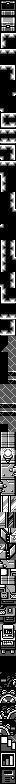

This is a level from a 2D game, rendered from its Tiled map with the project's own tilesets. A one-line summary and the complete map file follow:
An orthogonal 2x98 tile map with 8x8 px tiles, 1 tile layer (metatiles), 2 tilesets.

<map height="98" orientation="orthogonal" renderorder="right-down" tileheight="8" tilewidth="8" width="2">
	<tileset firstgid="1" tilewidth="8" tileheight="8">
		<image source="../../../gfx/tilesets/image_17_5c1e.png" />
	</tileset>
	<tileset firstgid="83" tilewidth="8" tileheight="8">
		<image source="../../../gfx/tilesets/gfx_019_6a60.png" />
	</tileset>
	<layer height="98" id="1" name="metatiles" width="2">
		<data encoding="csv">
2, 4,
3, 5,
6, 8,
7, 9,
10, 12,
11, 13,
12, 12,
13, 13,
12, 14,
13, 15,
13, 13,
13, 16,
13, 13,
17, 13,
10, 12,
18, 19,
12, 12,
20, 19,
12, 14,
17, 15,
12, 12,
17, 13,
11, 13,
11, 13,
13, 15,
13, 15,
13, 21,
13, 13,
22, 13,
13, 13,
11, 15,
11, 15,
11, 21,
11, 13,
13, 15,
17, 15,
11, 13,
18, 19,
13, 13,
20, 19,
13, 15,
20, 23,
24, 26,
25, 26,
24, 26,
24, 26,
24, 27,
24, 27,
28, 26,
28, 26,
29, 27,
29, 27,
28, 26,
24, 26,
30, 32,
31, 33,
34, 36,
35, 37,
38, 40,
39, 41,
42, 44,
43, 45,
46, 48,
47, 49,
50, 52,
51, 53,
54, 56,
55, 57,
58, 60,
59, 61,
42, 44,
62, 63,
30, 32,
64, 65,
66, 68,
67, 69,
70, 72,
71, 73,
74, 76,
75, 77,
78, 80,
79, 81,
13, 13,
13, 13,
83, 85,
84, 86,
87, 89,
88, 90,
91, 93,
92, 94,
95, 97,
96, 98,
99, 101,
100, 102,
103, 105,
104, 106,
107, 109,
108, 110</data>
	</layer>
</map>
